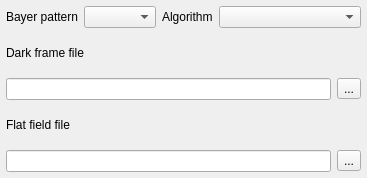
  <widget class="QDockWidget" name="dockWidget">
   <property name="minimumSize">
    <size>
     <width>367</width>
     <height>178</height>
    </size>
   </property>
   <property name="maximumSize">
    <size>
     <width>524287</width>
     <height>180</height>
    </size>
   </property>
   <property name="windowTitle">
    <string>Camera settings</string>
   </property>
   <attribute name="dockWidgetArea">
    <number>2</number>
   </attribute>
   <widget class="QWidget" name="dockWidgetContents">
    <layout class="QGridLayout" name="gridLayout_2">
     <property name="leftMargin">
      <number>6</number>
     </property>
     <property name="topMargin">
      <number>6</number>
     </property>
     <property name="rightMargin">
      <number>6</number>
     </property>
     <property name="bottomMargin">
      <number>6</number>
     </property>
     <property name="spacing">
      <number>6</number>
     </property>
     <item row="5" column="3">
      <widget class="QToolButton" name="btnGetGrayFile">
       <property name="text">
        <string>...</string>
       </property>
      </widget>
     </item>
     <item row="2" column="0" colspan="2">
      <widget class="QLabel" name="label_39">
       <property name="minimumSize">
        <size>
         <width>120</width>
         <height>0</height>
        </size>
       </property>
       <property name="text">
        <string>Dark frame file</string>
       </property>
      </widget>
     </item>
     <item row="3" column="0" colspan="3">
      <widget class="QLineEdit" name="txtFPNFileName">
       <property name="text">
        <string/>
       </property>
      </widget>
     </item>
     <item row="3" column="3">
      <widget class="QToolButton" name="btnGetFPNFile">
       <property name="text">
        <string>...</string>
       </property>
      </widget>
     </item>
     <item row="5" column="0" colspan="3">
      <widget class="QLineEdit" name="txtFlatFieldFile">
       <property name="text">
        <string/>
       </property>
      </widget>
     </item>
     <item row="4" column="0" colspan="2">
      <widget class="QLabel" name="label_13">
       <property name="minimumSize">
        <size>
         <width>120</width>
         <height>0</height>
        </size>
       </property>
       <property name="maximumSize">
        <size>
         <width>120</width>
         <height>16777215</height>
        </size>
       </property>
       <property name="text">
        <string>Flat field file</string>
       </property>
      </widget>
     </item>
     <item row="0" column="0" colspan="4">
      <layout class="QHBoxLayout" name="horizontalLayout_2">
       <item>
        <widget class="QLabel" name="label_32">
         <property name="sizePolicy">
          <sizepolicy hsizetype="Fixed" vsizetype="Preferred">
           <horstretch>0</horstretch>
           <verstretch>0</verstretch>
          </sizepolicy>
         </property>
         <property name="text">
          <string>Bayer pattern</string>
         </property>
         <property name="alignment">
          <set>Qt::AlignRight|Qt::AlignTrailing|Qt::AlignVCenter</set>
         </property>
        </widget>
       </item>
       <item>
        <widget class="QComboBox" name="cboBayerPattern">
         <property name="currentIndex">
          <number>-1</number>
         </property>
        </widget>
       </item>
       <item>
        <widget class="QLabel" name="label_2">
         <property name="sizePolicy">
          <sizepolicy hsizetype="Minimum" vsizetype="Preferred">
           <horstretch>0</horstretch>
           <verstretch>0</verstretch>
          </sizepolicy>
         </property>
         <property name="maximumSize">
          <size>
           <width>60</width>
           <height>16777215</height>
          </size>
         </property>
         <property name="text">
          <string>Algorithm</string>
         </property>
        </widget>
       </item>
       <item>
        <widget class="QComboBox" name="cboBayerType">
         <property name="sizePolicy">
          <sizepolicy hsizetype="Expanding" vsizetype="Fixed">
           <horstretch>0</horstretch>
           <verstretch>0</verstretch>
          </sizepolicy>
         </property>
         <property name="styleSheet">
          <string notr="true">QComboBox  QAbstractItemView {
	selection-background-color: rgb(136, 136, 136);
	background-color: rgb(64, 64, 64);
}

QComboBox:editable {
	selection-background-color: rgb(136, 136, 136);
}</string>
         </property>
        </widget>
       </item>
      </layout>
     </item>
    </layout>
   </widget>
  </widget>
